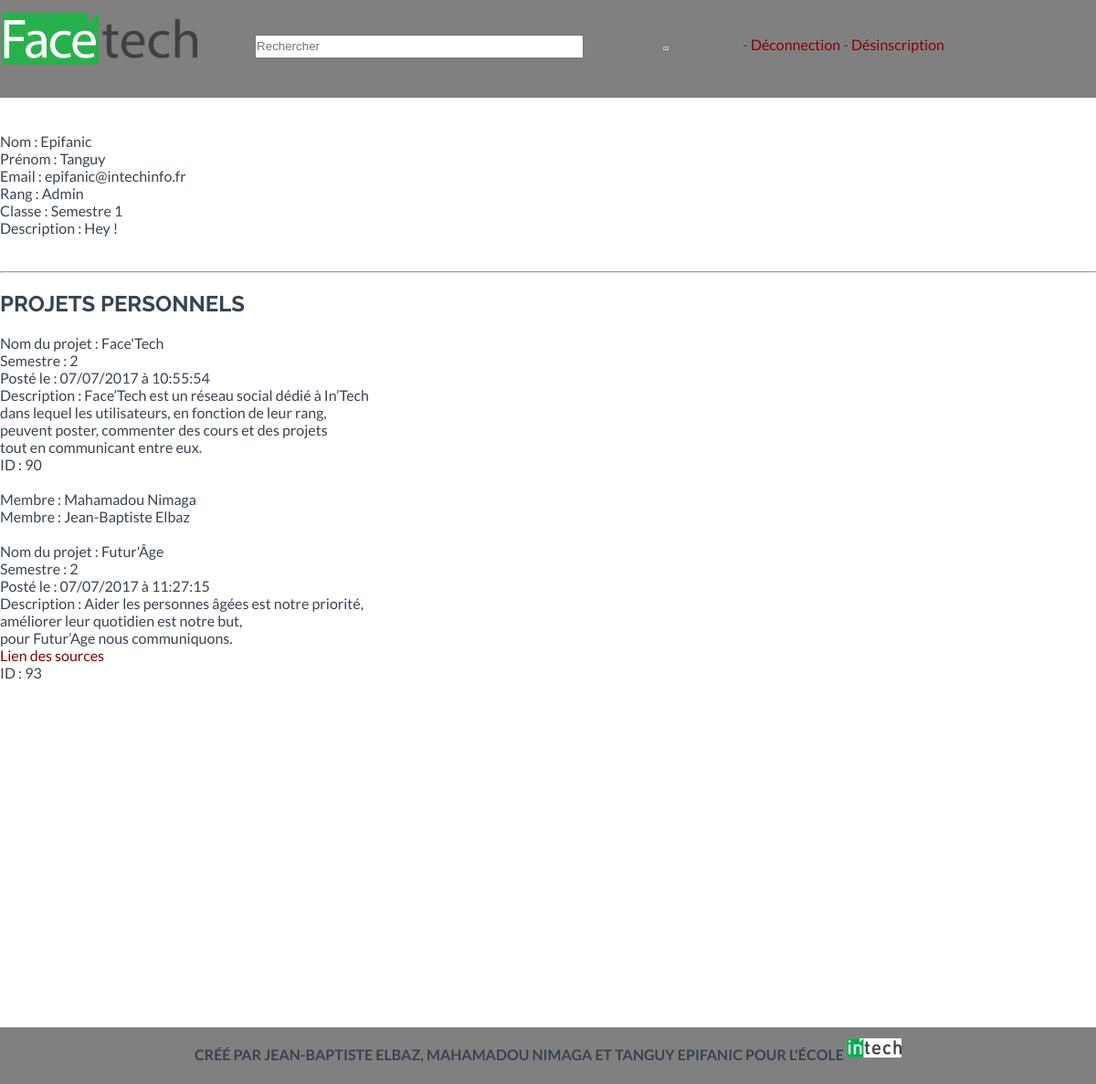
/Vue/profil.php?ID=32, run on the app's committed database.
### tables this page shows
CREATE TABLE `utilisateurs` (
  `id` int(11) NOT NULL,
  `nom` varchar(45) NOT NULL,
  `prenom` text NOT NULL,
  `statut` enum('ON','OFF') NOT NULL,
  `rang` varchar(10) DEFAULT NULL,
  `udate` date NOT NULL,
  `classe` varchar(3) DEFAULT NULL,
  `avatar` varchar(100) DEFAULT '../Images/Avatars/Default/Default.gif',
  `descr` text,
  `email` varchar(75) DEFAULT NULL,
  `Mdp` varchar(500) DEFAULT NULL,
  `remq` varchar(45) DEFAULT NULL
);

CREATE TABLE `projets` (
  `id` int(11) NOT NULL,
  `nom` varchar(45) DEFAULT NULL,
  `chef` varchar(20) DEFAULT NULL,
  `type` enum('PI','PFH') NOT NULL COMMENT 'PI ou PFH',
  `pdate` datetime DEFAULT NULL,
  `membre` int(11) NOT NULL,
  `statut` enum('encours','fini') NOT NULL COMMENT 'fini ou en cours',
  `niveau` varchar(3) DEFAULT NULL,
  `descr` text,
  `logo` varchar(5000) NOT NULL DEFAULT '../Images/LogosP/Defaut/Defaut.png',
  `fichier` varchar(5000) DEFAULT NULL,
  `nblike` int(11) DEFAULT '0',
  `remq` varchar(45) DEFAULT NULL
);

CREATE TABLE `groupes` (
  `id` int(11) NOT NULL,
  `uid` int(11) DEFAULT NULL,
  `pid` int(11) DEFAULT NULL,
  `remq` varchar(45) DEFAULT NULL
);

### Modele/m_voir_profil.php (called while the page is built)
<?php
function modele_lire_profil($Email, $ID)
{
	include("../Autres/conf.php");
	$req = $bdd -> query(
		"SELECT nom, prenom, email, rang, classe, descr
		FROM UTILISATEURS
		WHERE id = $ID"
	);
	return $req -> fetch();
};
?>

### Modele/m_afficher.php (called while the page is built, shortened)
<?php
function modele_afficher_projets($bdd, $ID)
{
	$projets = $bdd->query(
		"SELECT p.id AS id, u.nom as unom, u.prenom as uprenom,
			nblike, p.nom AS projets, pdate, niveau, p.descr, type, p.statut AS statut, fichier, logo
		FROM PROJETS p
		JOIN UTILISATEURS u
		ON chef = u.id
		WHERE u.id = $ID
		ORDER BY pdate"
	);
	return $projets->fetchAll();
}
function modele_afficher_membres($bdd, $ID, $pid)
{
	$membres = $bdd->query(
		"SELECT g.id AS gid, u.id AS uid, prenom, nom
		FROM UTILISATEURS u
		JOIN GROUPES g
		ON g.uid = u.id
		WHERE g.pid = $pid"
	);
	return $membres->fetchAll();
}
?>

### Vue/profil.php (the view, shortened to what this page needs)
<link rel="stylesheet" href="../CSS/profil.css">
<link href="../Bootstrap/theme/assets/css/style.css" rel="stylesheet">
<link href="../Bootstrap/theme/assets/css/font-awesome.min.css" rel="stylesheet">
<?php
include("maquette.php");
include("../Modele/m_afficher.php");
include("../Autres/conf.php");
$Email	 = $_SESSION['Email'];
$ID      = $_SESSION['ID'];
$var = FALSE;
if (isset($_GET['ID']))
{
	$ID = $_GET['ID'];
	$var = TRUE;
}
require_once("../Modele/m_voir_profil.php");
$req = modele_lire_profil($Email, $ID);
?>
<div id="all">
<?php
if ($var == TRUE)
{
?>
Nom : <?php echo htmlspecialchars($req['nom']);?>
<br>
Prénom : <?php echo htmlspecialchars($req['prenom']);?>
<br>
Email : <?php echo $req['email'];?>
<br>
Rang : <?php echo $req['rang'];?>
<br>
Classe : Semestre <?php echo $req['classe'];?>
<br>
<?php if (!empty($req['descr'])) echo 'Description : '.nl2br(htmlspecialchars($req['descr'])); ?>
<br><br><br><hr><br>
<?php
}
if ($req['rang'] !== 'Prof')
{
	if($var == TRUE)
	{
?>
<h2>PROJETS PERSONNELS</h2>
<?php
$projets = modele_afficher_projets($bdd, $ID);
foreach ($projets as $donnees)
{
	list($an, $mois, $jour, $heure, $min, $sec) =
		sscanf($donnees['pdate'], '%4s-%2s-%2s %2s:%2s:%2s');
	$pid = $donnees['id'];
	$membres = modele_afficher_membres($bdd, $ID, $pid);
	echo "<br> Nom du projet : " . htmlspecialchars($donnees['projets']) . "<br>";
	echo "Semestre : $donnees[niveau] <br>";
	echo "Posté le : $jour/$mois/$an à $heure:$min:$sec <br>";
	echo "Description : " . nl2br(htmlspecialchars($donnees['descr'])) . "<br>";
	if (!empty($donnees['fichier'])) echo "<a href='". htmlspecialchars(nl2br("$donnees[fichier]")) ."'> Lien des sources </a> <br>";
	echo "ID : $pid <br>";
	foreach ($membres as $donnees)
	{
		echo "<br>Membre : $donnees[prenom] $donnees[nom] ";
	}
?>
<br>
<?php
}
?>
<?php
}
}
?>
<?php
include("../Vue/footer.php");
?>
</div>
</body>
</html>

### CSS/maquette.css (style rules this page uses)
html { height: 100%; }
body { min-height: 100%; position: relative; margin: 0 auto; padding: 0; }
a { text-decoration: none; color: darkred; }

### data on the page
utilisateurs: nom "Epifanic", prenom "Tanguy", email "epifanic@intechinfo.fr", rang "Admin", classe "1", descr "Hey !"
projets: nom "Face'Tech", niveau "2", jour "07", mois "07", an "2017", heure "10", min "55", sec "54", descr "Face’Tech est un réseau social dédié à In’Tech dans lequel les utilisateurs, en fonction de leur rang, peuvent poster, commenter des cours et des projets tout en communicant entre eux.", id "90"
groupes: uid.prenom "Mahamadou", uid.nom "Nimaga"
groupes: uid.prenom "Jean-Baptiste", uid.nom "Elbaz"
projets: nom "Futur'Âge", niveau "2", jour "07", mois "07", an "2017", heure "11", min "27", sec "15", descr "Aider les personnes âgées est notre priorité, améliorer leur quotidien est notre but, pour Futur’Age nous communiquons.", id "93"
